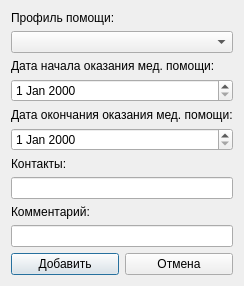
<?xml version="1.0" encoding="UTF-8"?>
<ui version="4.0">
 <class>CreateQueueDialog</class>
 <widget class="QDialog" name="CreateQueueDialog">
  <property name="geometry">
   <rect>
    <x>0</x>
    <y>0</y>
    <width>223</width>
    <height>266</height>
   </rect>
  </property>
  <property name="windowTitle">
   <string>Добавление очереди</string>
  </property>
  <layout class="QGridLayout" name="gridLayout">
   <item row="0" column="0" colspan="2">
    <widget class="QLabel" name="lblQueueType">
     <property name="text">
      <string>Профиль помощи:</string>
     </property>
    </widget>
   </item>
   <item row="1" column="0" colspan="2">
    <widget class="CRBComboBox" name="cmbMedicalProfile"/>
   </item>
   <item row="2" column="0" colspan="2">
    <widget class="QLabel" name="lblDateBegin">
     <property name="text">
      <string>Дата начала оказания мед. помощи:</string>
     </property>
    </widget>
   </item>
   <item row="3" column="0" colspan="2">
    <widget class="QDateEdit" name="edtBeginDate"/>
   </item>
   <item row="4" column="0" colspan="2">
    <widget class="QLabel" name="lblEndDate">
     <property name="text">
      <string>Дата окончания оказания мед. помощи:</string>
     </property>
    </widget>
   </item>
   <item row="5" column="0" colspan="2">
    <widget class="QDateEdit" name="edtEndDate"/>
   </item>
   <item row="6" column="0">
    <widget class="QLabel" name="lblContacts">
     <property name="text">
      <string>Контакты:</string>
     </property>
    </widget>
   </item>
   <item row="7" column="0" colspan="2">
    <widget class="QLineEdit" name="edtContacts"/>
   </item>
   <item row="8" column="0">
    <widget class="QLabel" name="lblComment">
     <property name="text">
      <string>Комментарий:</string>
     </property>
    </widget>
   </item>
   <item row="9" column="0" colspan="2">
    <widget class="QLineEdit" name="edtComment"/>
   </item>
   <item row="10" column="0">
    <widget class="QPushButton" name="btnCreate">
     <property name="text">
      <string>Добавить</string>
     </property>
    </widget>
   </item>
   <item row="10" column="1">
    <widget class="QPushButton" name="btnCancel">
     <property name="text">
      <string>Отмена</string>
     </property>
    </widget>
   </item>
  </layout>
 </widget>
 <customwidgets>
  <customwidget>
   <class>CRBComboBox</class>
   <extends>QComboBox</extends>
   <header>library/crbcombobox.h</header>
  </customwidget>
 </customwidgets>
 <resources/>
 <connections/>
</ui>
